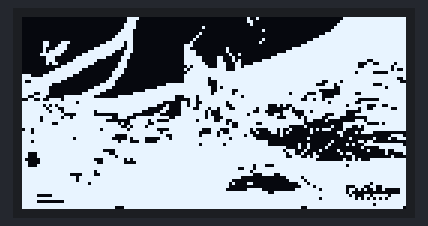
Recording of a sketch running on a simulated ESP32. Shown: 128×64 one-colour display.

Above: at 2.1 s.

The sketch:

logo.ino
```cpp
#include <Wire.h>
#include <Adafruit_GFX.h>
#include <Adafruit_SSD1306.h>

#define SCREEN_WIDTH 128
#define SCREEN_HEIGHT 64

Adafruit_SSD1306 display(SCREEN_WIDTH, SCREEN_HEIGHT, &Wire, -1);


//Please paste your bitMap Code here

/**
 * Made with Marlin Bitmap Converter
 * https://marlinfw.org/tools/u8glib/converter.html
 *
 * This bitmap from the file '20230122183111.bmp'
 */

const unsigned char bitmap_28ek7c[] PROGMEM = {
  B00000000,B00000000,B00000000,B00000000,B00011110,B00000000,B00000000,B00000000,B00000000,B00010010,B00000000,B00000000,B00000000,B00011111,B11111111,B11111111,
  B00000000,B00000000,B00000000,B00000000,B00011100,B00000000,B00000000,B00000000,B00000000,B00011000,B00000000,B00000000,B00000000,B00111111,B11111111,B11111111,
  B00000000,B00000000,B00000000,B00000000,B00111100,B00000000,B00000000,B00000000,B00000000,B00001000,B00000000,B00000000,B00000000,B01111111,B11111111,B11111111,
  B00000000,B00000000,B00000000,B00000000,B00111100,B00000000,B00000000,B00001000,B00000000,B00000000,B00000000,B00000000,B00000000,B11111111,B11111111,B11111111,
  B00000000,B00000000,B00000000,B00000000,B01111000,B00000000,B00000000,B00000000,B00000000,B00000000,B10000000,B00000000,B00000001,B11111111,B11111111,B11111111,
  B00000000,B00000000,B00000000,B00000000,B11111000,B00000000,B00000000,B00010000,B00000000,B00000000,B00000000,B00000000,B00000111,B11111111,B11111111,B11111111,
  B00000000,B00000000,B00000000,B00000001,B11111000,B00000000,B00000000,B00100000,B00000000,B00000000,B00000000,B00000000,B00011111,B11111111,B11111111,B11111111,
  B00000000,B00000000,B00000000,B00000011,B11111000,B00000000,B00000000,B01000000,B00000000,B00000000,B10000000,B00000000,B01111111,B11111111,B11111111,B11111111,
  B00000001,B10000111,B00000000,B00001111,B11011000,B00000000,B00000000,B10000000,B00000000,B00000001,B00000000,B00000001,B11111111,B11111111,B11111111,B11111111,
  B00000001,B10001110,B00000000,B00111111,B11011000,B00000000,B00000011,B10000000,B00000000,B00000000,B00000000,B00000111,B11111111,B11111111,B11111111,B11111111,
  B00000001,B00011110,B00000000,B11111111,B10011000,B00000000,B00000011,B00000000,B00001000,B00000000,B00000000,B00111111,B11111111,B11111111,B11111111,B11111111,
  B00000001,B01111100,B00000011,B11111110,B00111000,B00000000,B00000011,B11000000,B00001000,B00000000,B00000000,B11111111,B11111111,B11111111,B11111111,B11111111,
  B00000011,B11111000,B00001111,B11111100,B00110000,B00000000,B00000011,B11000000,B00000100,B10000000,B00000111,B11111111,B11111111,B11111111,B11111111,B11111111,
  B00000000,B11100000,B00111111,B11110000,B01110000,B00000000,B00000011,B11110000,B01100010,B00000000,B00011111,B11111111,B11111111,B11111111,B11111111,B11111111,
  B00000000,B11100000,B01111111,B10000000,B01100000,B00000000,B00000011,B11110000,B01100010,B10000000,B11111111,B11111111,B11111111,B11111111,B11100111,B11111111,
  B00000000,B10110001,B11111111,B00000000,B11100000,B00000000,B00000011,B11111000,B01110001,B10000111,B11111111,B11111111,B11111111,B11111111,B00011001,B11110111,
  B00000000,B00000111,B11111100,B00000000,B11100000,B00000000,B00000001,B01111100,B01110001,B10111111,B11111111,B11111111,B11111111,B11111111,B00111111,B11101111,
  B00000000,B00011111,B11110000,B00000001,B11000000,B00000000,B00000010,B11111111,B11110001,B11111111,B11111111,B11111111,B11111111,B11111111,B11111111,B11101001,
  B00000000,B01111111,B11100000,B00000011,B11000000,B00000000,B00000001,B11111111,B11111111,B11111111,B11111111,B11111111,B11111111,B11111110,B11111000,B00111111,
  B11100001,B11111111,B10000000,B00000011,B10000000,B00000000,B00000011,B11111111,B11111111,B11111111,B11111111,B11111111,B11111111,B11111111,B11111111,B11111111,
  B11111111,B11111110,B00000000,B00000111,B00000000,B00000000,B00000011,B11111101,B11111111,B11111111,B11111111,B11111111,B11111111,B11111111,B11111111,B11111001,
  B10011111,B11111000,B00000000,B00001110,B00000000,B00000000,B00000011,B11111100,B01111111,B11111111,B11111111,B11111111,B11110011,B11011111,B11111111,B11111100,
  B11111111,B11000000,B00000000,B00111110,B00000000,B00000000,B11111111,B11111100,B01111111,B11111111,B11111111,B11111111,B11000111,B01111111,B11111000,B11111111,
  B11111111,B10000000,B00000000,B11111100,B00000000,B00000111,B11111111,B11111110,B01011111,B11111111,B11111111,B11111111,B11111111,B00111111,B11111111,B10111111,
  B11111111,B10000000,B00000011,B11110000,B00000000,B01111111,B11111111,B11111110,B01111100,B11111111,B11111111,B11111111,B11100000,B00111111,B11111111,B11111111,
  B11110011,B10000000,B00001111,B11000000,B00000111,B11111111,B11111111,B11111110,B11111101,B11111111,B11111111,B10111110,B00110000,B00111110,B01111111,B11111111,
  B11001111,B00000011,B11111111,B00000000,B11111111,B11111111,B11100011,B11011111,B11111111,B10111111,B11111111,B11111101,B11110000,B11111111,B11111111,B11111111,
  B00110010,B01111011,B11111111,B11111111,B11111111,B11111111,B11100000,B11011111,B11111111,B11111111,B11111111,B11111001,B10110111,B11111111,B00000001,B11111111,
  B11111111,B11111111,B11011111,B11111111,B11111111,B11111110,B00000110,B11001111,B11110111,B11111111,B11111111,B11111111,B11111101,B11111110,B01111111,B11111111,
  B11111110,B10101111,B11111111,B11111111,B11111111,B11111000,B10000110,B11011111,B11110011,B11111111,B11000101,B00111111,B11111111,B11110111,B11100011,B00111111,
  B11111111,B01110011,B11111111,B11111111,B11111111,B11000001,B10000111,B10011101,B10111001,B11111101,B11000000,B01011111,B11111111,B11111111,B01100111,B11100111,
  B11111111,B10111011,B11111111,B01111111,B11111111,B00000011,B00000111,B11111010,B00111111,B11111001,B10000001,B11000011,B01111111,B11110000,B01111111,B11111111,
  B11111111,B11111100,B00111111,B00000000,B11111000,B00001100,B00000111,B11111010,B00111111,B11101111,B11001101,B11100011,B11111000,B11110001,B11111111,B11111111,
  B11111101,B11111011,B01111111,B11111100,B11100011,B11111111,B10011111,B11111011,B00011111,B11111111,B11111000,B11110101,B11110011,B11000000,B00011111,B11111111,
  B11111101,B11111111,B11111111,B11110000,B00001111,B11011000,B01111111,B11011111,B00110011,B11111111,B11111111,B11111101,B10000100,B00000001,B11011111,B11111111,
  B11111111,B11001111,B11111111,B11111111,B01001111,B11001111,B11111111,B11111111,B11110100,B11111100,B11111111,B11111100,B00000000,B00011111,B11100001,B01111111,
  B11111111,B11111111,B11111111,B11111111,B10010111,B10111111,B11111111,B11111111,B11111100,B11111111,B11111111,B10000010,B00000001,B00011100,B10111111,B11111111,
  B01101111,B11111111,B11111111,B11011111,B11101111,B11111000,B01111111,B11110001,B11000111,B11110100,B00111010,B01000000,B10101110,B00010000,B00111111,B11111111,
  B11101111,B11111111,B11111111,B11111111,B11111111,B11111101,B11111111,B11100001,B10100111,B11110010,B00011010,B10000000,B10000000,B01100001,B01111000,B00000000,
  B11111111,B11111111,B11111111,B11111110,B00011111,B11111111,B00111111,B11101111,B10111111,B11011000,B00000010,B00000000,B00000000,B00100000,B00000000,B00011110,
  B11111111,B11111111,B10111111,B11111100,B00010111,B10000011,B10111111,B11111111,B11111011,B11111100,B00000000,B00000001,B00000000,B00000100,B00000100,B00100111,
  B11101111,B11111111,B11111111,B11111111,B01110001,B10000111,B11111111,B11111111,B11111111,B11111111,B11000000,B00000000,B00000001,B00000000,B11011000,B00000000,
  B11111111,B11111111,B11111111,B11111111,B11111111,B11111111,B11111111,B11101111,B11101111,B11111111,B11000000,B00001001,B00000010,B00001010,B00111111,B11111110,
  B11111111,B11111111,B11111111,B11111111,B11111111,B11111111,B11111111,B11111111,B11111111,B11111111,B11111111,B00001001,B00000100,B00000000,B01000001,B11111111,
  B11111111,B11111111,B11111111,B11100001,B11111111,B11111111,B11111111,B11111111,B11111111,B11111111,B11111110,B11100010,B00010000,B01000000,B00010000,B01001111,
  B11000111,B11111111,B11111111,B11111001,B11111111,B11111111,B11111111,B11111111,B11111111,B11111111,B11111111,B01100100,B01000000,B00101100,B00000000,B01000001,
  B11000111,B11111111,B11111111,B11111110,B11111111,B11111111,B11111111,B11111111,B11111111,B11111111,B11111111,B00111001,B01100000,B00000010,B00000000,B00010000,
  B10000011,B11111111,B11111111,B00011111,B11010111,B11111111,B11111111,B11111111,B11111111,B11111111,B11111111,B11111111,B11000000,B00010010,B10001111,B11111111,
  B11000011,B11111111,B11111111,B10011111,B11000011,B11111111,B11111111,B11111111,B11111111,B11111111,B11111111,B11111111,B11111111,B11111111,B11111111,B11111111,
  B11000111,B11111111,B11111111,B11111111,B11111111,B11111111,B11111111,B11111111,B11111111,B11111011,B10001111,B11111111,B11111111,B11110111,B11111111,B11111111,
  B11111111,B11111111,B11111111,B11111111,B11111111,B11111111,B11111111,B11111111,B11111111,B00111011,B11111111,B11111111,B11111111,B11111111,B11111111,B11111111,
  B11111111,B11111111,B11111111,B01111111,B11111111,B11111111,B11111111,B11111111,B11111111,B11110111,B11111111,B11111111,B11111111,B11111111,B11111111,B11111111,
  B11111111,B11111111,B00001111,B00111111,B11111111,B11111111,B11111111,B11111111,B11111111,B11111000,B11110011,B11111111,B11111111,B11111111,B11111111,B11111111,
  B11111111,B11111111,B11011111,B11111111,B11111111,B11111111,B11111111,B11111111,B11111111,B10000000,B00000000,B11111011,B11111111,B11111111,B11111111,B11111111,
  B11111111,B11111111,B11011111,B11111111,B11111111,B11111111,B11111111,B11111111,B11111100,B00000000,B00000000,B01111101,B11111111,B11111111,B11111111,B11111111,
  B11111111,B11111111,B11111101,B11111111,B11111111,B11111111,B11111111,B11111111,B11111010,B00011000,B00000000,B00001110,B11111111,B11111111,B11110111,B11111111,
  B11111111,B11111111,B11111111,B11111111,B11111111,B11111111,B11111111,B11111111,B11111000,B00000000,B00000000,B00000111,B10111111,B11110001,B11001100,B11111111,
  B11111111,B11111111,B11111111,B11111111,B11111111,B11111111,B11111111,B11111111,B11110000,B00011111,B00000000,B00011111,B11101111,B11110110,B10100100,B10000011,
  B11111111,B11111111,B11111111,B11111111,B11111111,B11111111,B11111111,B11111111,B11111111,B11111111,B11001111,B11111111,B11111111,B11110100,B00000000,B00000011,
  B11111000,B00111111,B11111111,B11111111,B11111111,B11111111,B11111111,B11111111,B11111111,B11111111,B11111111,B11111111,B11111111,B11111010,B00110111,B11011111,
  B11111111,B11111111,B11111111,B11111111,B11111111,B11111111,B11111111,B11111111,B11111111,B11111111,B11111111,B11111111,B11101111,B11111110,B10101010,B10111111,
  B11111000,B00000011,B11111111,B11111111,B11111111,B11111111,B11111111,B11111111,B11111111,B11111111,B11111111,B11111111,B11111111,B11111111,B11111111,B11111111,
  B11111111,B11111111,B11111111,B11111111,B11111111,B11111111,B11111111,B11111111,B11111111,B11111111,B11111111,B11111111,B11111111,B11111111,B11111011,B11111111,
  B11111111,B11111111,B11111111,B11111110,B00111111,B11111111,B11111111,B11111111,B11111111,B11111111,B11111111,B11111001,B11111111,B11111111,B11111111,B11111110
};


void setup() {
  Serial.begin(115200);

  if (!display.begin(SSD1306_SWITCHCAPVCC, 0x3C)) {
    Serial.println(F("SSD1306 allocation failed"));
    for (;;);
  };

  delay(2000);         // wait two seconds for initializing
  display.clearDisplay(); // clear display


  display.drawBitmap(0, 0, bitmap_28ek7c, 128, 64, 1);       //please change thus bitmap name here ....


  display.display();
}

void loop() {
}
```
